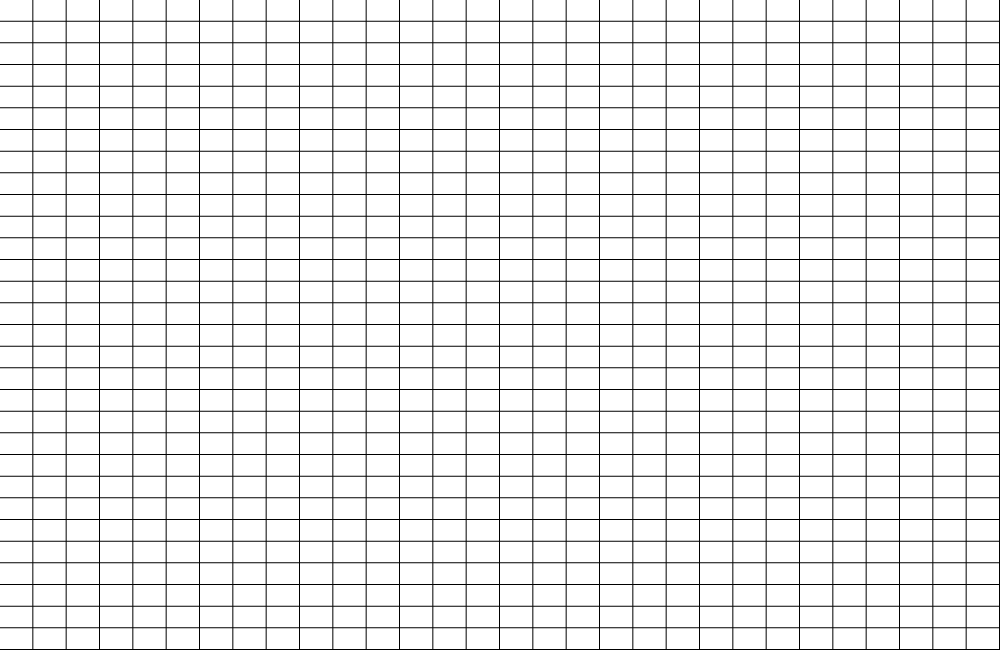
Frame 1 (no input)
Frame 60 (no input): identical to frame 1, image omitted
Frame 120 (the mouse pressed at the canvas centre since frame 60): identical to frame 1, image omitted

The p5.js sketch that drew this single still picture (run headless with seeded random() and noise() and a simulated clock; from frame 60 on, the mouse is pressed at the canvas centre):

// p5.js sketch
// ── sketch.js
var cols = 30;
var rows = 30;
var grid = new Array(cols);


var openSet = [];
var closedSet = [];


var path = [];


var start;
var end;

var w;
var h;
var createBlock = false;


function removeFromArray(arr, element)
{
  for(var i = arr.length-1;i>=0;i--)
  {
    if(arr[i] == element)
    {
      arr.splice(i,1);
    }
  }
}


function heuristic(a,b)
{
  //var d = dist(a.i,a.j,b.i,b.j);
  var xChange = Math.abs(a.i - b.i);
  var yChange = Math.abs(a.j - b.j);
  return xChange+yChange;
}


function Cell(i,j)
{
  this.i = i;
  this.j = j;
  this.f = 0;
  this.g = 0;
  this.h = 0;
  this.wall = false;
  this.previous = undefined;
  this.neighbors = [];


  this.obstacle = function()
  {
    if(random(1)<0.2)
    {
      this.wall = true;
    }
  }

  this.clicked = function()
  {
    var d = dist(mouseX,mouseY,this.i,this.j);
    if(mouseX>this.i*w && mouseX<this.i*w+w-1  && mouseY>this.j*h && mouseY<this.j*h+h-1)
    {
      this.wall = this.wall==true?false:true;
    }
  }

  this.show = function(col)
  {
    fill(col);
    if(this.wall)
    {
      fill(52,100,140);
    }
    noStroke();
    rect(this.i*w,this.j*h , w-1, h-1);
  }

  this.addNeighbors = function(grid)
  {
    var c = this.i;
    var r = this.j;
    if(r>0)
    {
      this.neighbors,push(grid[c][r-1]);
    }
    if(r<rows-1)
    {
      this.neighbors.push(grid[c][r+1])
    }
    if(c>0)
    {
      this.neighbors,push(grid[c-1][r]);
    }
    if(c<cols-1)
    {
      this.neighbors.push(grid[c+1][r])
    }
    /*if(c<cols-1 && r<rows-1)
    {
      this.neighbors.push(grid[c+1][r+1]);
    }
    if(c>0 && r>0)
    {
      this.neighbors.push(grid[c-1][r-1]);
    }
    if(c>0 && r<rows-1)
    {
      this.neighbors.push(grid[c-1][r+1]);
    }
    if(c<cols-1 && r>0)
    {
      this.neighbors.push(grid[c+1][r-1]);
    }*/

  }

}


let findPath = false;
function setup() {
  createCanvas(1000, 650);

  button = createButton("start");
  button.mousePressed(() => findPath = true);

  randomObstacle = createButton("create obstacle");
  randomObstacle.mousePressed(createObstacle);


  w = width/cols;
  h = height/rows;

  //creating the grid
  for(var i = 0; i< cols ; i++)
  {
    grid[i] = new Array(rows);
  }

  //creating a single cell

  for(var i = 0; i< cols ; i++)
  {
    for(var j = 0; j<rows; j++)
    {
      grid[i][j] = new Cell(i,j)
    }
  }

  //adding neighbors

  for(var i = 0; i< cols ; i++)
  {
    for(var j = 0; j<rows; j++)
    {
      grid[i][j].addNeighbors(grid);
    }
  }


  start = grid[0][0];
  start.wall = false;
  end = grid[rows-1][cols-1];
  end.wall = false;

  openSet.push(start);
}


function createObstacle()
{
  for(var i = 0; i< cols ; i++)
  {
    for(var j = 0; j<rows; j++)
    {
      grid[i][j].obstacle();
    }
  }
  start.wall = false;
  end.wall = false;
}

function mousePressed()
{
  createBlock = true;
}
function mouseDragged()
{
  if(createBlock)
  {
    for(var i = 0; i< cols ; i++)
    {
      for(var j = 0; j<rows; j++)
      {
        grid[i][j].clicked();
      }
    }
  }
}
function mouseReleased()
{
  createBlock = false;
}



function draw() {

  if(findPath)
  {
    if(openSet.length > 0)
    {
      var currIndx = 0;
      for(var i = 0;i< openSet.length;i++)
      {
        if(openSet[i].f < openSet[currIndx].f)
        {
          currIndx = i;
        }
      }

      var current = openSet[currIndx];


      if(current == end)
      {
        path = [];
        var temp = current;
        path.push(temp);
        while(temp.previous)
        {
          path.push(temp.previous);
          temp = temp.previous;
        }
        path.reverse();
        noLoop();
        console.log("Finished");
      }

      removeFromArray(openSet, current);
      closedSet.push(current);

      var neighbors = current.neighbors;
      for(var i=0;i<neighbors.length;i++)
      {
        var neighbor = neighbors[i];

        if(closedSet.includes(neighbor) || neighbor.wall)
        {
          continue;
        }
        var tempG = current.g+1;
        var newPath = false;
        if(openSet.includes(neighbor))
        {
          if(tempG<neighbor.g)
          {
            neighbor.g = tempG;
            newPath = true;
          }
        }
        else
        {
          newPath = true;
          neighbor.g = tempG;
          openSet.push(neighbor);
        }
        if(newPath)
        {
          neighbor.h = heuristic(neighbor,end);
          neighbor.f = neighbor.g + neighbor.h; 
          neighbor.previous = current;
        }

      }

    }
    else
    {
      console.log("Path Not Found");
      noLoop();
      return;
    }
  }

  background(0);


  for(var i = 0; i< cols ; i++)
  {
    for(var j = 0; j<rows; j++)
    {
      grid[i][j].show(color(255));
    }
  }


  for(var i = 0 ; i< closedSet.length;i++)
  {
    closedSet[i].show(color(176,232,255))
  }

  /*for(var i = 0 ; i< openSet.length;i++)
  {
    openSet[i].show(color(0,255,0))
  }*/

  for(var i = 0;i < path.length; i++) {
    setTimeout(function(y) {    
      path[y].show(color(255,254,40));
    }, i * 100, i);
  }
}

// ── style.css
html, body {
  margin: 0;
  padding: 0;
}

canvas {
  display: block;
  margin-top: 30px;
  margin-left: 30px;
  border-top: 1px solid black;
  border-left: 1px solid black;
}
